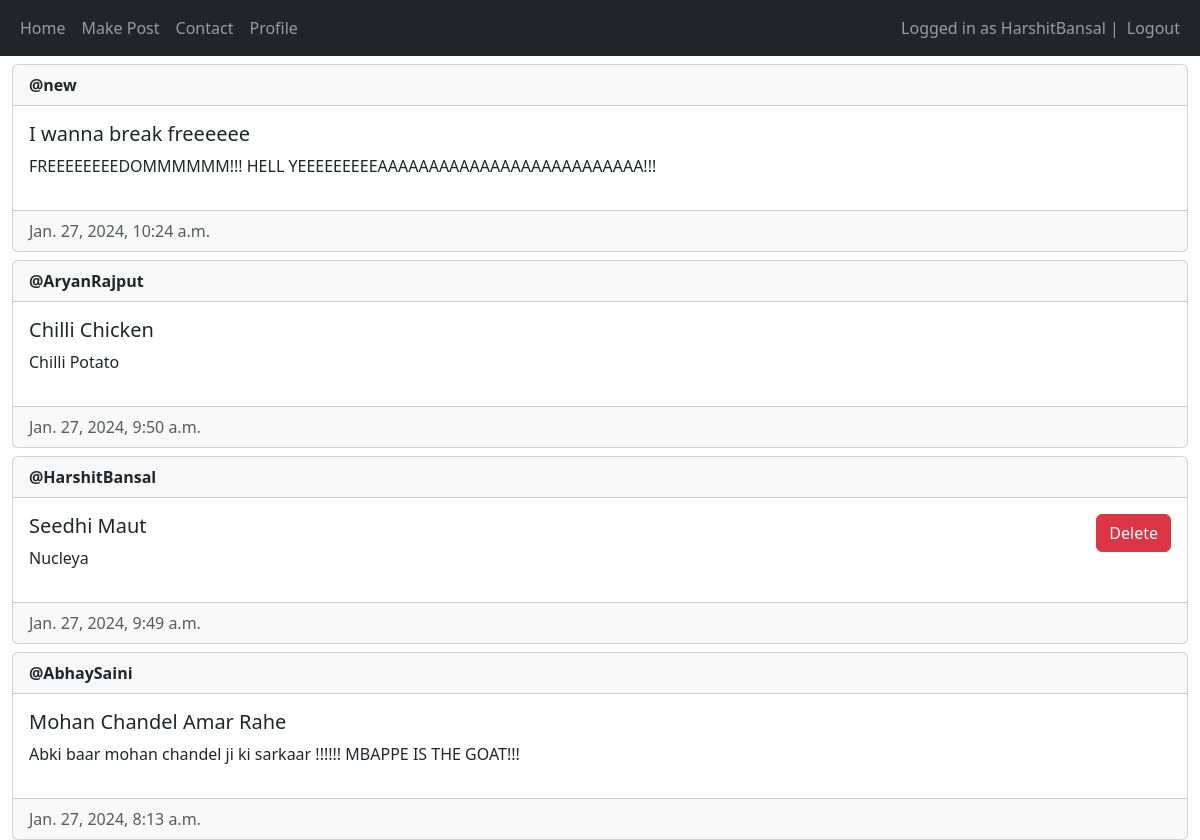
The page / (signed in) on the database as committed earlier.
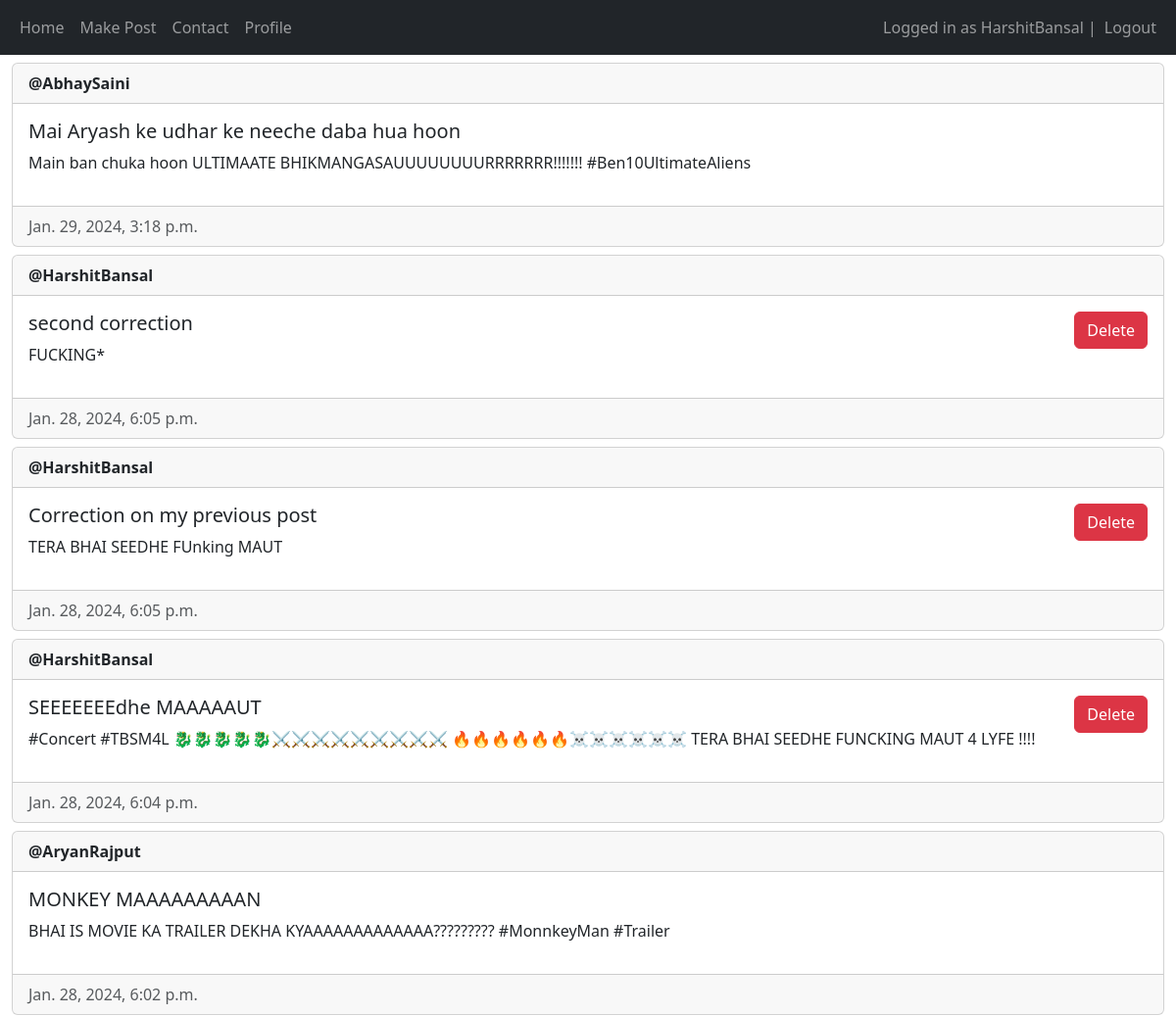
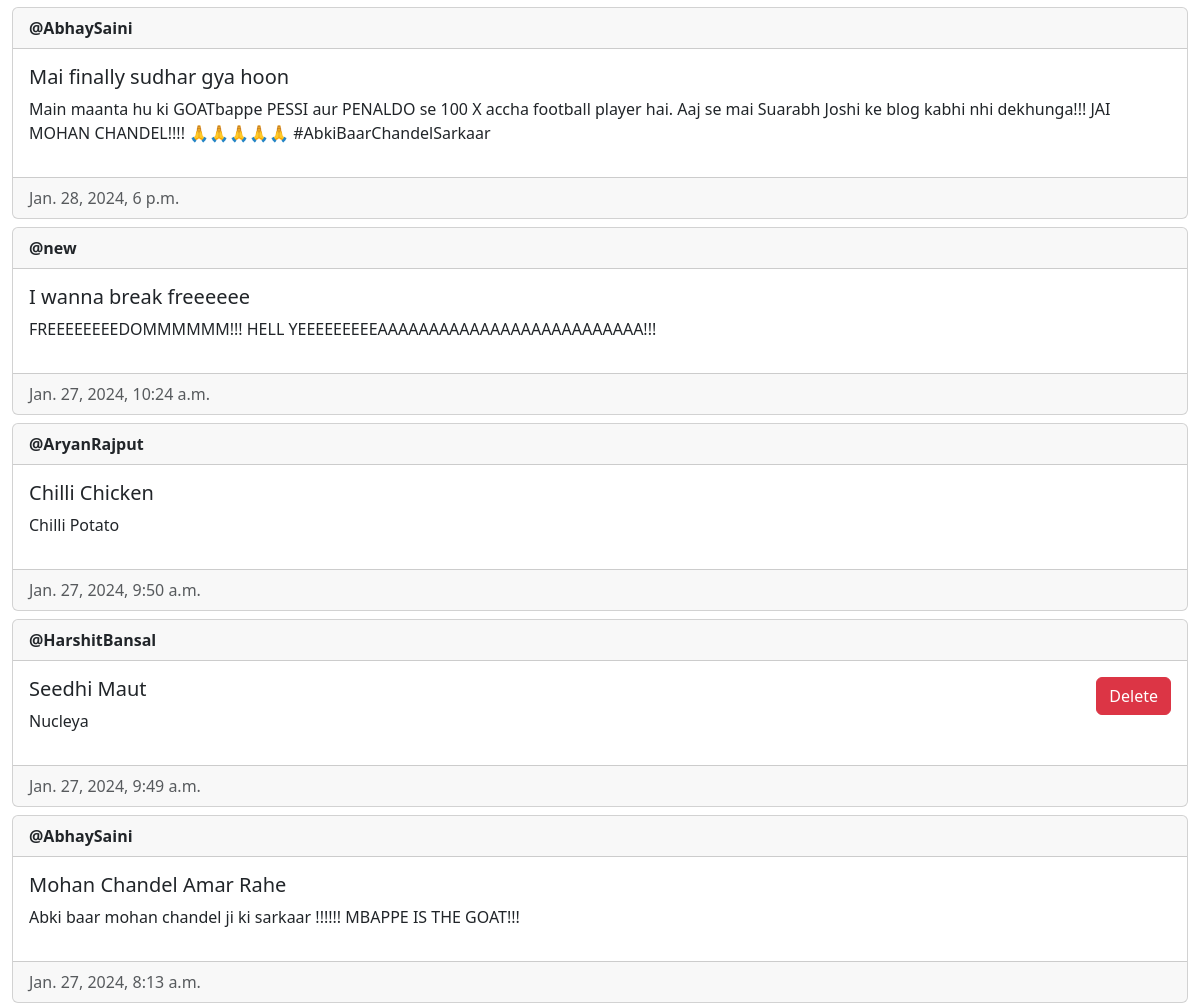
The same page on the database as committed later (2 pictures, top to bottom).
### main/models.py (models this page shows, shortened)
class Post(models.Model) :
    author = models.ForeignKey(User, on_delete = models.CASCADE)
    title = models.CharField(max_length=200)
    description = models.TextField()
    created_at = models.DateTimeField(auto_now_add=True)
    updated_at = models.DateTimeField(auto_now= True)

### main/views.py (the view, shortened to what this page needs)
# urls.py: path('', views.home, name="home"),
@login_required(login_url = "/login")
def home(request) :
    posts = Post.objects.all().order_by("-created_at")
    return render(request, "main/home.html", {"posts" : posts})

### main/templates/main/home.html (shortened to what this page needs)
{% extends "main/base.html" %}
{% block content %}
{% for post in posts %}
<div class="card mt-2">
    <div class="card-header"><strong>@{{ post.author.username }}</strong></div>
    <div class="card-body d-flex flex-row justify-content-between">
        <div>
            <h5 class="card-title">{{ post.title }}</h5>
            <p>{{post.description}}</p>
        </div>
        <div>
            {% if user == post.author or perms.main.delete_post %}
                <form method="post">
                    <button type="submit" name="post-id" class="btn btn-danger" value="{{post.id}}">Delete</button>
                </form>
            {% endif %}
        </div>
    </div>
    <div class="card-footer text-muted">{{post.created_at}}</div>
</div>
{% empty %}
<p> No posts yet !!! </p>
{% endfor %}
{% endblock content %}

Rows that differ between the two databases and show on the page:
added Post: author.username "AbhaySaini", title "Mai Aryash ke udhar ke neeche daba hua hoon", description "Main ban chuka hoon ULTIMAATE BHIKMANGASAUUUUUUUURRRRRRR!!!!!!! #Ben10UltimateAliens", created_at "Jan. 29, 2024, 3:18 p.m."
added Post: author.username "HarshitBansal", title "second correction", description "FUCKING*", {{ post.id }} 11 (drawn), created_at "Jan. 28, 2024, 6:05 p.m."
added Post: author.username "HarshitBansal", title "Correction on my previous post", description "TERA BHAI SEEDHE FUnking MAUT", {{ post.id }} 10 (drawn), created_at "Jan. 28, 2024, 6:05 p.m."
added Post: author.username "HarshitBansal", title "SEEEEEEEdhe MAAAAAUT", description "#Concert #TBSM4L 🐉🐉🐉🐉🐉⚔️⚔️⚔️⚔️⚔️⚔️⚔️⚔️⚔️ 🔥🔥🔥🔥🔥🔥☠️☠️☠️☠️☠️☠️ TERA BHAI SEEDHE FUNCKING MAUT 4 LYFE !!!!", {{ post.id }} 9 (drawn), created_at "Jan. 28, 2024, 6:04 p.m."
added Post: author.username "AryanRajput", title "MONKEY MAAAAAAAAAN", description "BHAI IS MOVIE KA TRAILER DEKHA KYAAAAAAAAAAAAA????????? #MonnkeyMan #Trailer", created_at "Jan. 28, 2024, 6:02 p.m."
added Post: author.username "AbhaySaini", title "Mai finally sudhar gya hoon", description "Main maanta hu ki GOATbappe PESSI aur PENALDO se 100 X accha football player hai. Aaj se mai Suarabh Joshi ke blog kabhi nhi dekhunga!!! JAI MOHAN CHANDEL!!!! 🙏🙏🙏🙏🙏 #AbkiBaarChandelSarkaar", created_at "Jan. 28, 2024, 6 p.m."
